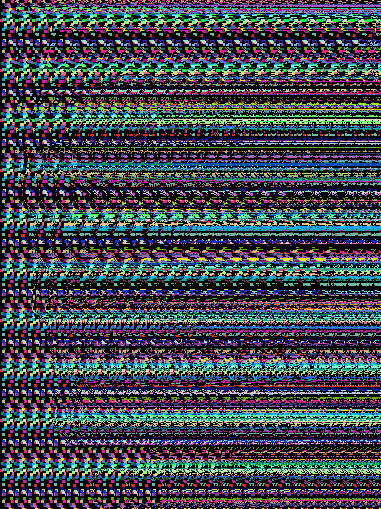
#> input picture auto.png, 381 x 509 px
$ python autostereograms.py --depth auto.png
#> lines starting #> are read from the running program, lines starting #| are printed output that depends on the picture
# -*- coding: utf-8 -*-
import os
import sys
import argparse
import random
from PIL import Image, ImageDraw

def createRandomTile(dims, n=100):
    image = Image.new('RGB', dims)
    draw = ImageDraw.Draw(image)
    r = max(1,min(*dims) // 100)
    for i in range(n):
        x, y = random.randint(r, dims[0]-r), random.randint(r, dims[1]-r)
        color = (random.randint(0,255), random.randint(0,255), random.randint(0,255))
        draw.ellipse((x-r, y-r, x+r, y+r), color)
    return image

def createTiledImage(tile, dims):
    image = Image.new('RGB', dims)
    W, H = dims
    w, h = tile.size

    cols = W//w + 1
    rows = H//h + 1

    for i in range(rows):
        for j in range(cols):
            image.paste(tile,(j*w, i*h))
    return image

def createAutostereograms(depth, tile, radio):
    W, H = depth.size
    if tile is not None:
        tile = Image.open(os.path.abspath(args.tile))
        w, h = tile.size
        if min(W//w, H//h) < 10:
            tile.thumbnail(min((W//10, (H*w)//(10*h)), ((W*h)//(10*w), H//10)))
    else:
        size = min((W//10, H//10), (100, 100))
        tile = createRandomTile(size, min(*size)*3)
    image = createTiledImage(tile, depth.size)
    sImage = image.copy()

    pixD = depth.load()
    pixS = sImage.load()

    cols, rows = sImage.size
    for j in range(rows):
        for i in range(cols):
            #明暗交界处的变化最为明显,所以矢量图的效果更好
            xshift = pixD[i, j]//radio
            xpos = i - tile.size[0] + xshift
            if xpos > 0 and xpos < cols:
                pixS[i, j] = pixS[xpos, j]
    return sImage

def parse_arguments():
    parser = argparse.ArgumentParser(description="Autosterograms...")

    parser.add_argument('-d', '--depth', required=True, help="depth image path")
    parser.add_argument('-r', '--ratio', type=int, default=10, required=False, help="tile image")
    parser.add_argument('-t', '--tile', required=False, help="tile image")
    parser.add_argument('-o', '--out', default="auto.png", required=False, help="")

    args = parser.parse_args()

    if not os.path.exists(args.depth):
        print("[-] Depth Image Path Not Exist")
        sys.exit(1)

    if args.tile is not None and not os.path.exists(args.tile):
        print("[-] Tile Image Path Not Exist")
        sys.exit(1)

    return args

if __name__ == "__main__":
    args = parse_arguments()
    depth_path = os.path.abspath(args.depth)
    depth = Image.open(depth_path).convert('L')
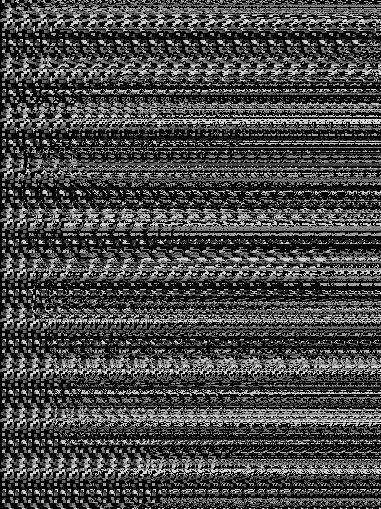
#> depth: PIL image 381x509 L; min 0, max 216, mean 67

    autoImage = createAutostereograms(depth, args.tile, args.ratio)
#> in createRandomTile, `image = Image.new('RGB', dims)`: image: PIL image 38x50 RGB; every value is 0
#> in createAutostereograms, `tile = createRandomTile(size, min(*size)*3)`:
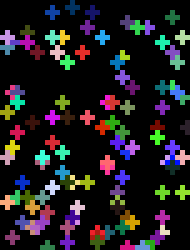
#> tile: PIL image 38x50 RGB (shown 5 times larger); mean R, G, B 31.4, 28.9, 31.7
#> in createTiledImage, `image = Image.new('RGB', dims)`: image: PIL image 381x509 RGB; every value is 0
#> after the loop in createTiledImage, `for i in range(rows):`:
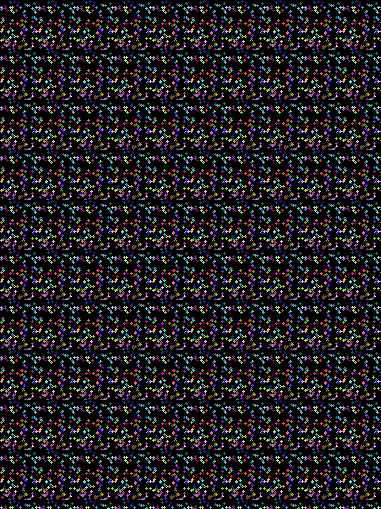
#> image: PIL image 381x509 RGB; mean R, G, B 31.1, 28.8, 31.6
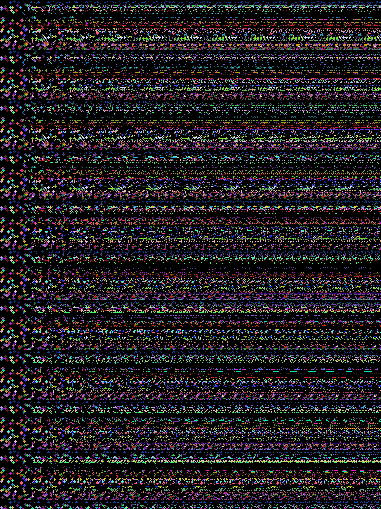
#> autoImage: PIL image 381x509 RGB; mean R, G, B 31.4, 28.8, 31.7
    autoImage.save(args.out)
